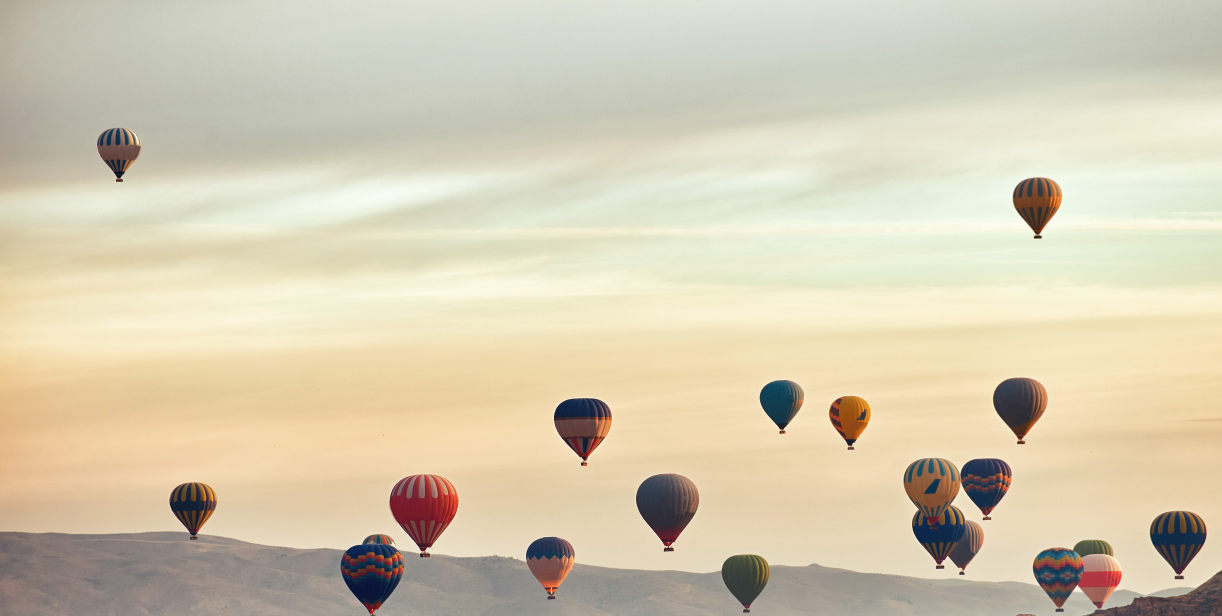
#> input picture src/hotairbaloon.jpg, 4887 x 2463 px (shown at 1/4 size)
$ python balloon_tracking.py
#> lines starting #> are read from the running program, lines starting #| are printed output that depends on the picture; after the words box and inside, x2 and y2 are one past the last pixel; in counts of white or black regions, pixels touching at a corner belong together
import cv2
from numpy import linalg
import numpy as np
import math
import matplotlib.pyplot as plt
# Nicholas Novak
# ENPM 673 Spring 2023

img = cv2.imread('hotairbaloon.jpg')
#> img is the input picture: shape (2463, 4887, 3); mean B, G, R 179.4, 203.9, 213.4
gray_img = cv2.cvtColor(img , cv2.COLOR_BGR2GRAY)
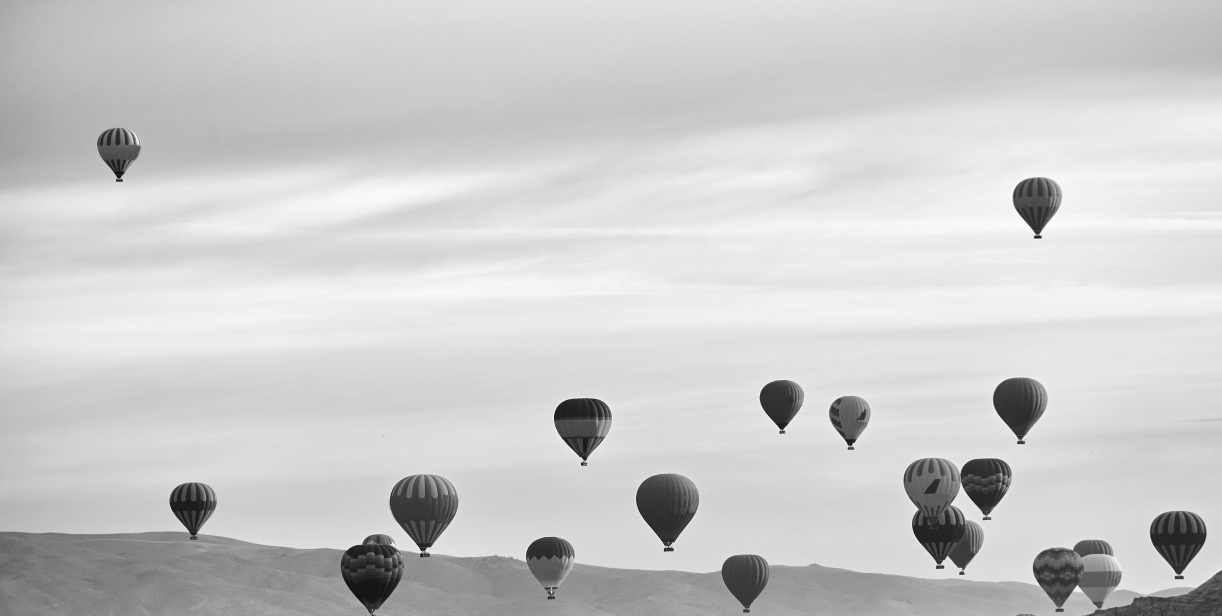
#> gray_img: shape (2463, 4887) (shown at 1/4 size); min 3, max 254, mean 203.9

blurred = cv2.GaussianBlur(gray_img, (7, 7), 0)

_, mask = cv2.threshold(blurred, 90, 255, cv2.THRESH_BINARY)
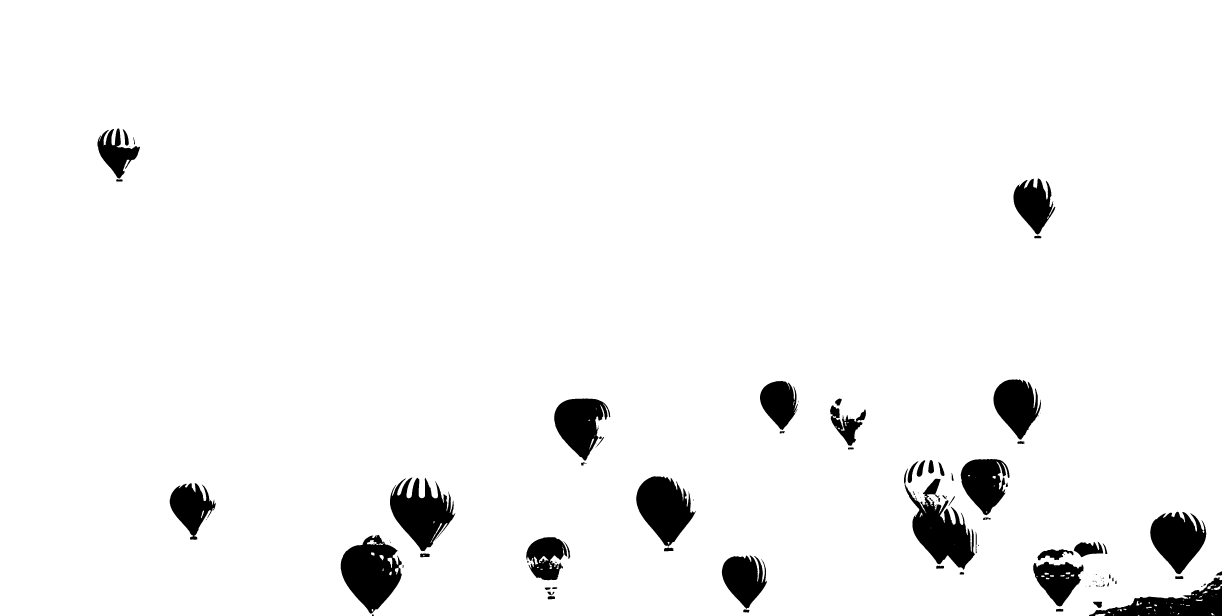
#> mask: shape (2463, 4887) (shown at 1/4 size); 95.7% white; 110 black regions (42 under 20 px), largest, box (x1, y1, x2, y2) and area: (1363, 2140, 1607, 2454) 47752, (3616, 1874, 3900, 2280) 45431, (1560, 1910, 1821, 2205) 42045
mask = cv2.bitwise_not(mask)
mask[416:759,573:1080] = 0
mask[0:755,0:384] = 0


kernel = cv2.getStructuringElement(cv2.MORPH_ELLIPSE, (50,50))
mask = cv2.morphologyEx(mask, cv2.MORPH_CLOSE, kernel)
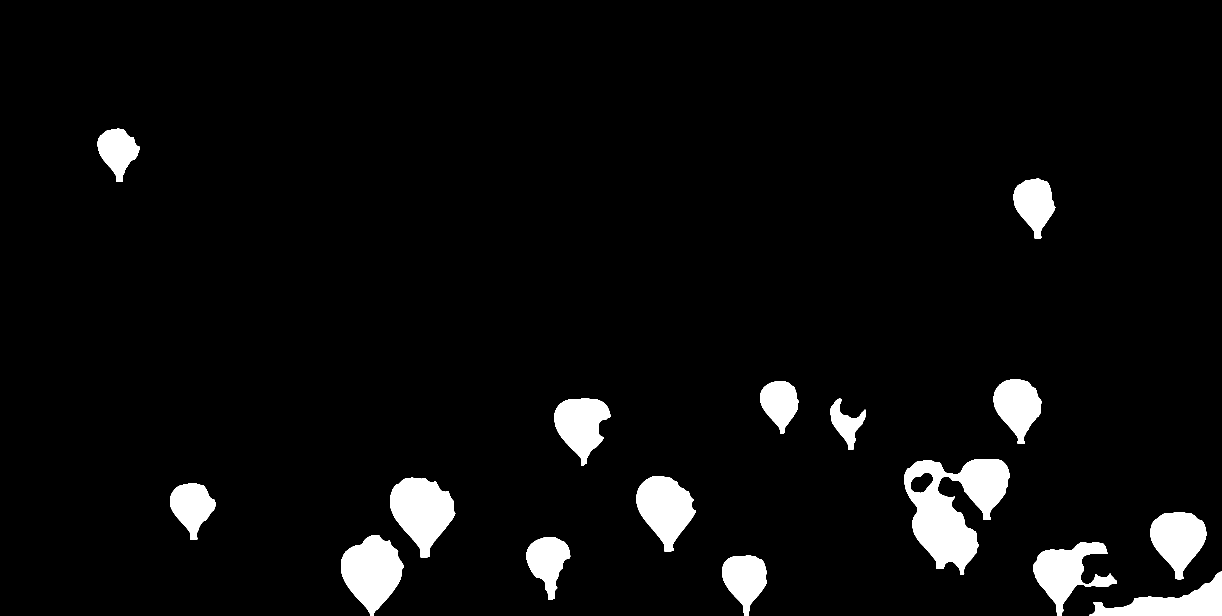
#> mask: shape (2463, 4887) (shown at 1/4 size); 4.9% white; 16 white regions, largest, box (x1, y1, x2, y2) and area: (3617, 1837, 4039, 2299) 100152, (1561, 1911, 1821, 2229) 51803, (1364, 2141, 1615, 2463) 51289
mask[2236:mask.shape[0],4337:mask.shape[1]] = 0
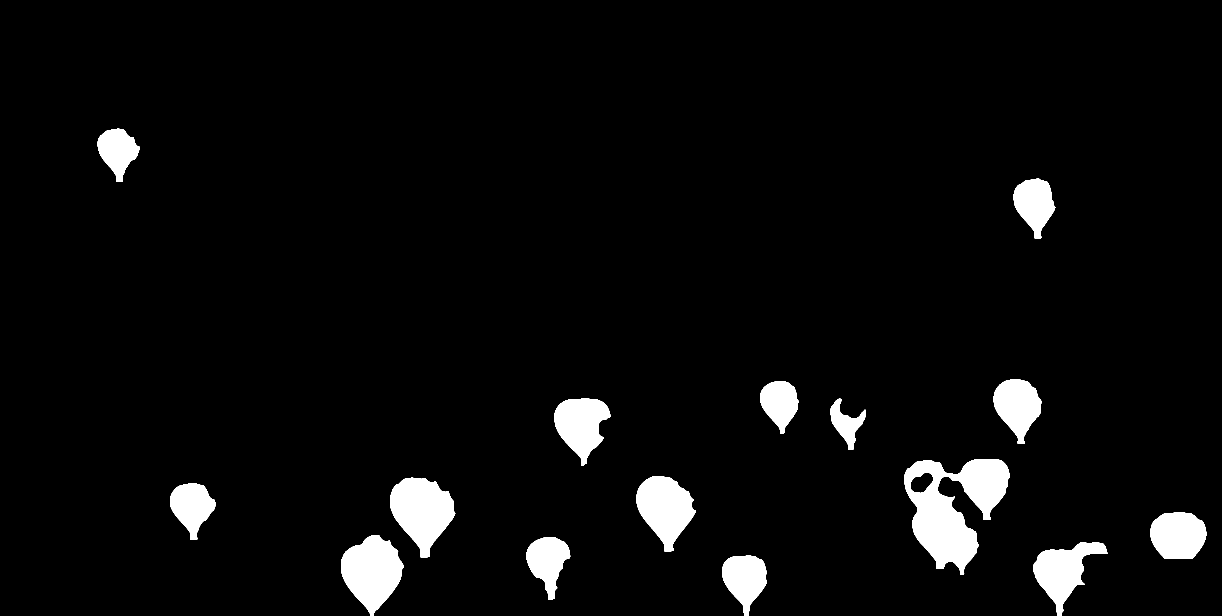
#> mask: shape (2463, 4887) (shown at 1/4 size); 4.5% white; 15 white regions, largest, box (x1, y1, x2, y2) and area: (3617, 1837, 4039, 2299) 100152, (1561, 1911, 1821, 2229) 51803, (1364, 2141, 1615, 2463) 51289
mask[2236:2284,4827:mask.shape[1]] = 0
# Uncomment to view mask:
# cv2.imshow("mask",mask)
# cv2.waitKey()
n_components, output, stats, centroids = cv2.connectedComponentsWithStats(
      mask, connectivity=8)
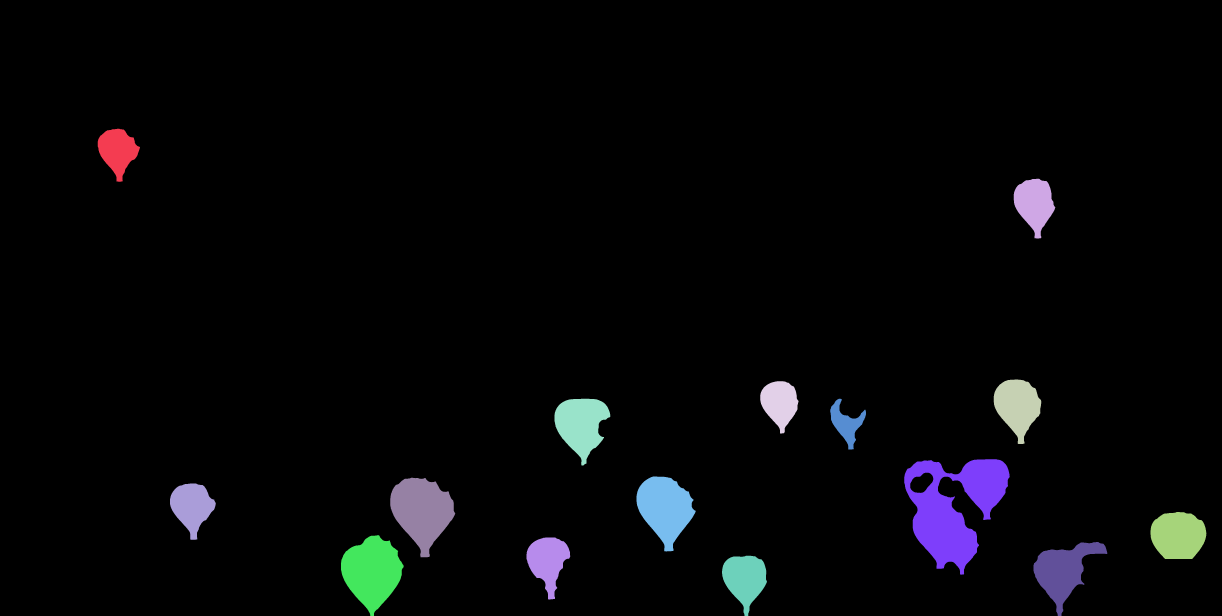
#> output: shape (2463, 4887) int32 (shown at 1/4 size); 16 distinct labels, from 0 to 15; one colour per label, 0 black
#> n_components = 16; stats = 16 rows, first 6: [0, 0, 4887, 2463, 11492250], [391, 515, 169, 212, 21271], [4055, 715, 166, 239, 25262], [3975, 1518, 190, 258, 31220], [3041, 1525, 153, 209, 20954], [2218, 1595, 223, 267, 36678]; centroids = 16 rows, first 8: [2421.7, 1198.2], [470.2, 602.5], [4137.7, 814.3], [4069.8, 1622.9], [3118.6, 1611], [2324.1, 1697.2], [3384.1, 1694.4], [3817, 2031.7]
# print(stats)

for i in range(1, n_components): # Leave out first component since it is the entire frame
      x = stats[i, cv2.CC_STAT_LEFT]
      y = stats[i, cv2.CC_STAT_TOP]
      w = stats[i, cv2.CC_STAT_WIDTH]
      h = stats[i, cv2.CC_STAT_HEIGHT]
      area = stats[i, cv2.CC_STAT_AREA]
      (cX, cY) = centroids[i]

      color = list(np.random.random(size=3) * 256)
      cv2.rectangle(img, (x, y), (x + w, y + h), (0, 255, 0), 3)
      cv2.circle(img, (int(cX), int(cY)), 4, (0, 0, 255), -1)
      cv2.putText(img, "Balloon(s) Number "+str(i), (x,y-10), cv2.FONT_HERSHEY_SIMPLEX,1,(255,0,0),2,cv2.LINE_AA)
      for row in range(y,y+h):
        for col in range(x,x+w):
            if mask[row,col] == 255:
                img[row,col] = color
#> this loop made 15 passes
#> (x, y, w, h, area, cX, cY) on passes 1 to 12: (391, 515, 169, 212, 21271, 470.2, 602.5), (4055, 715, 166, 239, 25262, 4137.7, 814.3), (3975, 1518, 190, 258, 31220, 4069.8, 1622.9), (3041, 1525, 153, 209, 20954, 3118.6, 1611), (2218, 1595, 223, 267, 36678, 2324.1, 1697.2), (3321, 1595, 143, 203, 12065, 3384.1, 1694.4), (3617, 1837, 422, 462, 100152, 3817, 2031.7), (2546, 1906, 237, 300, 44101, 2660.1, 2032.4), (1561, 1911, 260, 318, 51803, 1687.3, 2043.1), (680, 1934, 183, 225, 24956, 767.3, 2025), (4602, 2048, 224, 188, 34046, 4712.4, 2141.5), (1364, 2141, 251, 322, 51289, 1487.9, 2285.9)
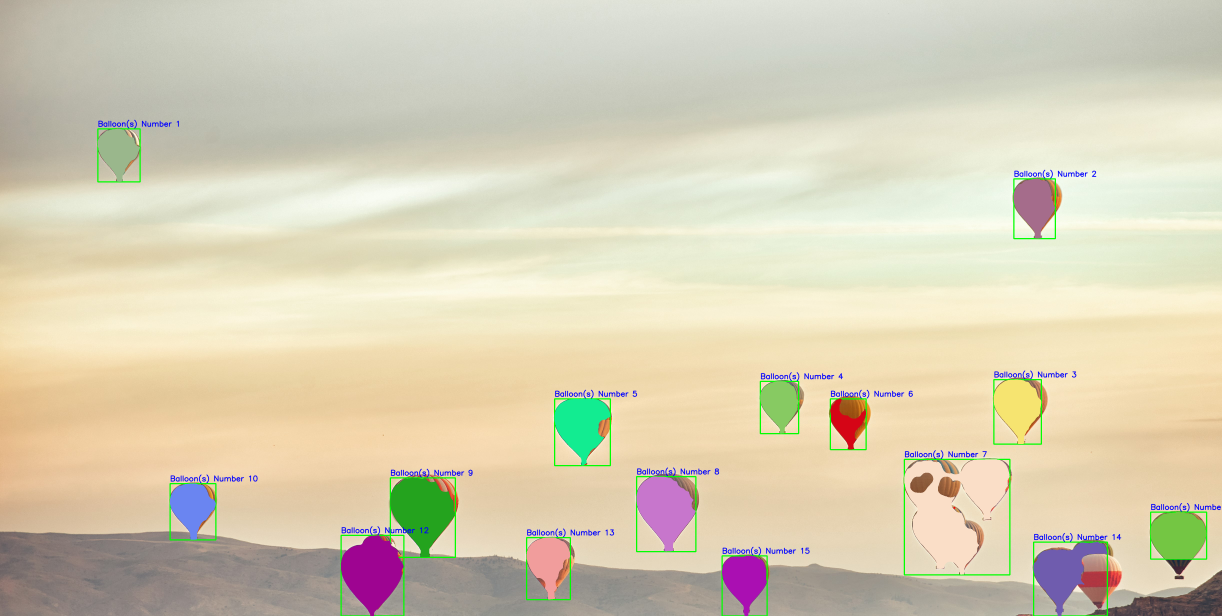
#> img: shape (2463, 4887, 3) (shown at 1/4 size); mean B, G, R 182.5, 207.6, 215.3


# print(n_components)

cv2.imwrite('DetectedBalloons.jpg',img)

# Uncomment to view results:
# cv2.imshow("Filtered Components", img)
# cv2.waitKey(0)
cv2.destroyAllWindows()
